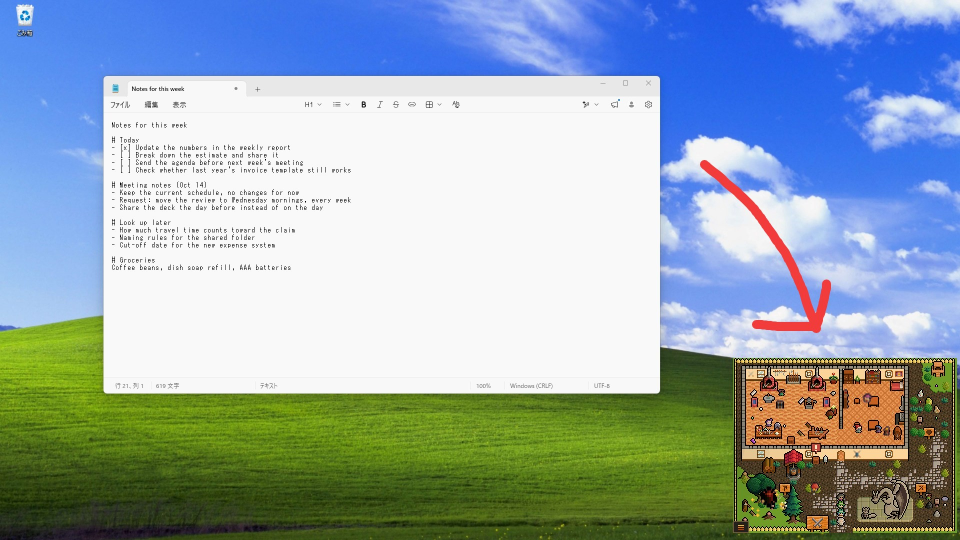
#> input picture assets/images/01_desktop_en.jpg, 1920 x 1080 px (shown at 1/2 size); its folder holds 4 pictures in this run
$ python build_thumbs.py
#> lines starting #> are read from the running program, lines starting #| are printed output that depends on the picture
"""assets/images の原寸から、一覧表示用の縮小版を assets/thumbs へ作る。

原寸（PNG）はダウンロード用、縮小版（WebP）はページ表示用という分担にしている。
原寸を並べるとページが数十MBになり、回線の細い環境では開かれずに閉じられる。

スクリーンショットを差し替えたら、これを実行してからコミットする。

    python build_thumbs.py
"""

import glob
import os

from PIL import Image

SRC = "assets/images"
DST = "assets/thumbs"
WIDTH = 960          # 表示幅の約2倍。高DPI 環境でも粗く見えない
QUALITY = 86
SKIP = {"desktop_forge_icon.png"}


def main() -> None:
    os.makedirs(DST, exist_ok=True)

    # 原寸が消えた分の縮小版を残さない
    keep = set()

    for path in sorted(glob.glob(os.path.join(SRC, "*"))):
        name = os.path.basename(path)
        if name.startswith(".") or name in SKIP:
            continue

        stem = os.path.splitext(name)[0]
        keep.add(stem + ".webp")
        out = os.path.join(DST, stem + ".webp")

        image = Image.open(path).convert("RGB")
#> image is the input picture: PIL image 1920x1080 RGB; mean R, G, B 150.8, 169, 176.3
        height = round(image.height * WIDTH / image.width)
#> height = 540
        image.resize((WIDTH, height), Image.LANCZOS).save(out, "WEBP", quality=QUALITY, method=6)
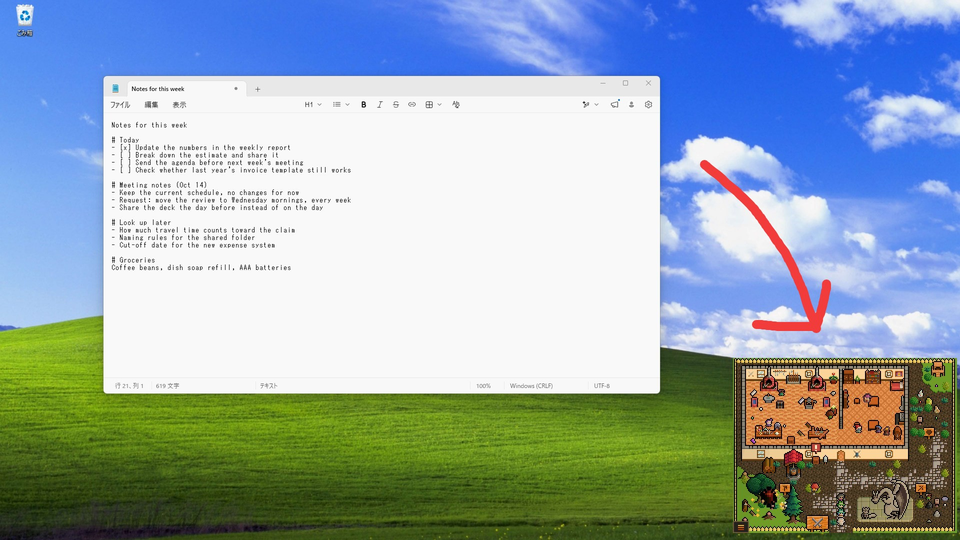
#> saved as 01_desktop_en.webp: PIL image 960x540 RGB; mean R, G, B 150.7, 169, 176.3
        print("%6.0f KB -> %5.0f KB  %s" % (
            os.path.getsize(path) / 1024, os.path.getsize(out) / 1024, stem + ".webp"))
#> pass 2 of the loop in main, `for path in sorted(glob.glob(os.path.join(SRC, "*"))):`:
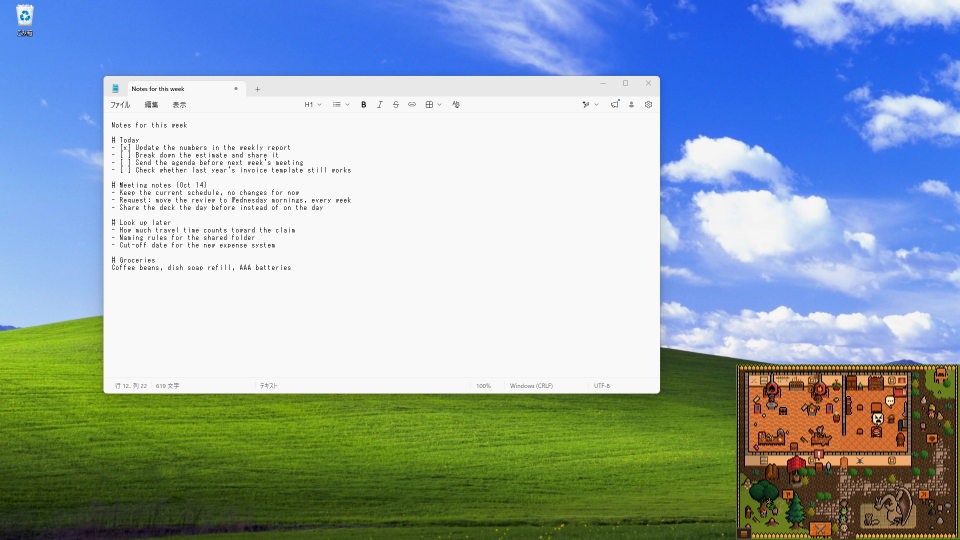
#> input picture assets/images/01_desktop_en.png, 1920 x 1080 px (shown at 1/2 size)
#> in main, `image.resize((WIDTH, height), Image.LANCZOS).save(out, "WEBP", quality..`:
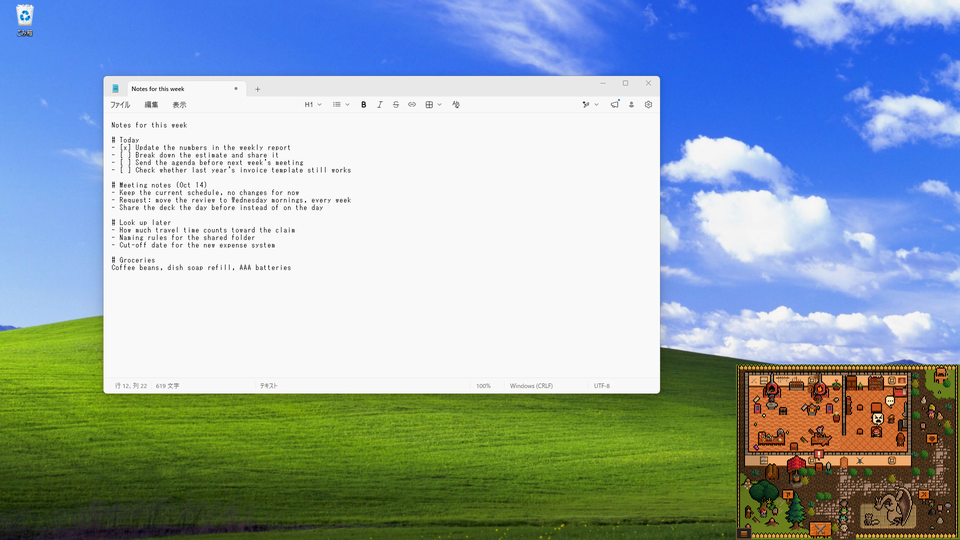
#> saved as 01_desktop_en.webp: PIL image 960x540 RGB; mean R, G, B 150.3, 168.8, 176.4
#> pass 3 of the loop in main, `for path in sorted(glob.glob(os.path.join(SRC, "*"))):`:
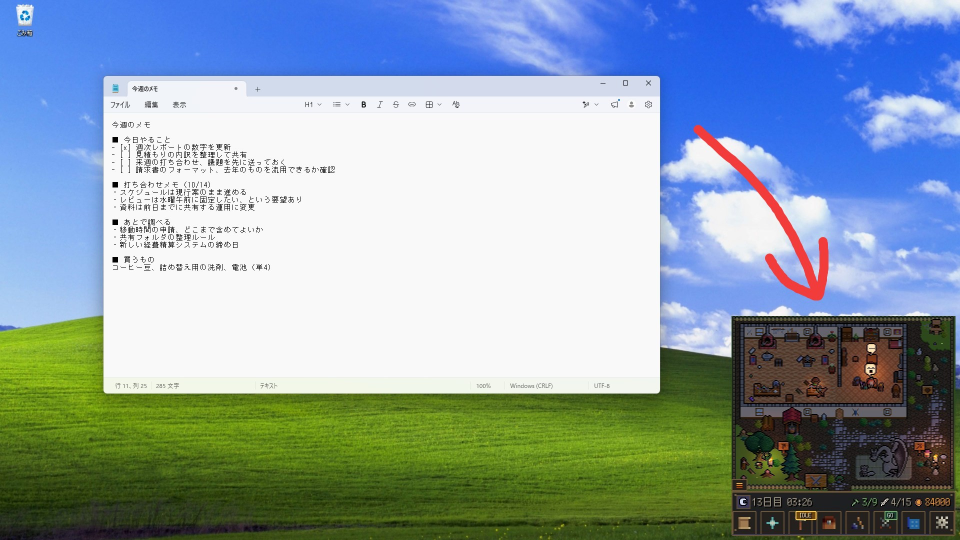
#> input picture assets/images/01_desktop_ja.jpg, 1920 x 1080 px (shown at 1/2 size)
#> in main, image is the input picture: PIL image 1920x1080 RGB; mean R, G, B 142.3, 161.6, 170.9
#> in main, `image.resize((WIDTH, height), Image.LANCZOS).save(out, "WEBP", quality..`:
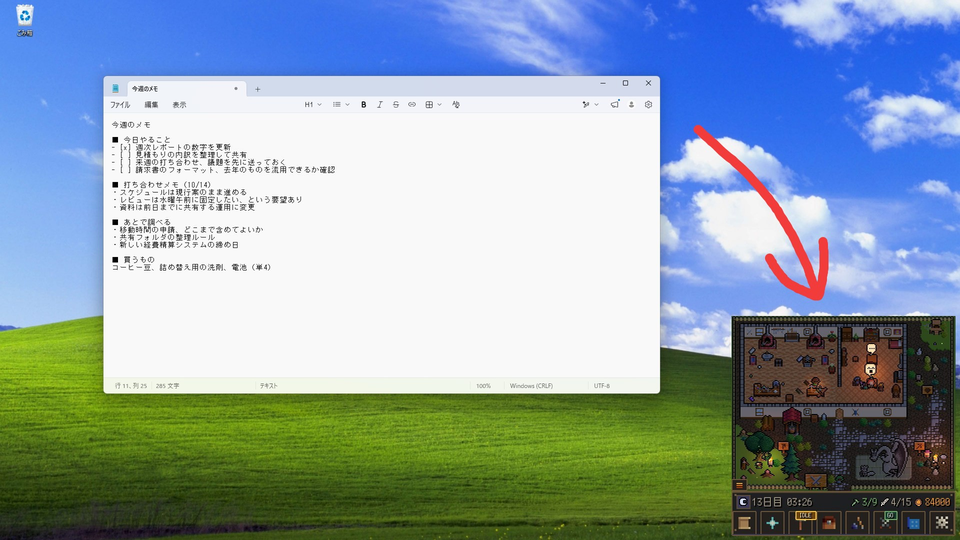
#> saved as 01_desktop_ja.webp: PIL image 960x540 RGB; mean R, G, B 142.3, 161.5, 170.9
#> the loop made 4 passes; the first 3 are shown

    for path in glob.glob(os.path.join(DST, "*.webp")):
        if os.path.basename(path) not in keep:
            os.remove(path)
            print("removed stale thumb:", os.path.basename(path))
#> pass 2 of the loop in main, `for path in glob.glob(os.path.join(DST, "*.webp")):`:


if __name__ == "__main__":
    main()
